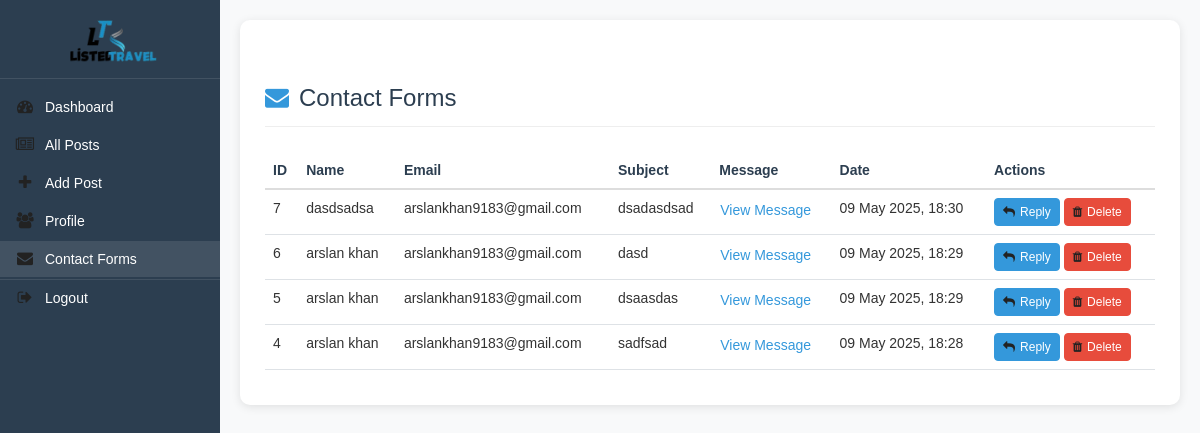
The page /contactforms.php (signed in) on the database its author committed.
### tables this page shows
CREATE TABLE `contacts` (
  `id` int(11) NOT NULL,
  `name` varchar(100) NOT NULL,
  `email` varchar(150) NOT NULL,
  `subject` varchar(200) DEFAULT NULL,
  `message` text DEFAULT NULL,
  `created_at` timestamp NOT NULL DEFAULT current_timestamp()
);

### contactforms.php (the view, shortened to what this page needs)
<?php
include "config.php";
$limit = 10;
$page = isset($_GET['page']) ? $_GET['page'] : 1;
$offset = ($page - 1) * $limit;
$sql = "SELECT * FROM contacts ORDER BY created_at DESC LIMIT {$offset}, {$limit}";
$result = mysqli_query($conn, $sql) or die("Query Failed.");
?>
<!DOCTYPE html>
<html lang="en">
<head>
    <link rel="stylesheet" href="css/bootstrap.min.css" />
    <link rel="stylesheet" href="css/font-awesome.css">
    <link rel="stylesheet" href="css/style.css">
    <link rel="stylesheet" href="https://cdn.jsdelivr.net/npm/sweetalert2@11.7.32/dist/sweetalert2.min.css">
</head>
<body>
<div class="dashboard-container">
    <div class="sidebar">
        <div class="sidebar-header">
            <img src="img/logo.png" alt="Logo" class="logo">
        </div>
        <nav class="sidebar-nav">
            <ul>
                <li>
                    <a href="post.php"><i class="fa fa-dashboard"></i> <span>Dashboard</span></a>
                </li>
                <li>
                    <a href="all-posts.php"><i class="fa fa-newspaper-o"></i> <span>All Posts</span></a>
                </li>
                <li>
                    <a href="add-post.php"><i class="fa fa-plus"></i> <span>Add Post</span></a>
                </li>
                <li>
                    <a href="users.php"><i class="fa fa-users"></i> <span>Profile</span></a>
                </li>
                <li class="active">
                    <a href="contactforms.php"><i class="fa fa-envelope"></i> <span>Contact Forms</span></a>
                </li>
                <li class="logout-item">
                    <a href="logout.php"><i class="fa fa-sign-out"></i> <span>Logout</span></a>
                </li>
            </ul>
        </nav>
    </div>
    <div class="main-content">
        <div class="content-area">
            <div class="page-header">
                <h1><i class="fa fa-envelope"></i> Contact Forms</h1>
            </div>
            <div class="table-responsive">
                <table class="table table-hover">
                    <thead>
                        <tr>
                            <th>ID</th>
                            <th>Name</th>
                            <th>Email</th>
                            <th>Subject</th>
                            <th>Message</th>
                            <th>Date</th>
                            <th>Actions</th>
                        </tr>
                    </thead>
                    <tbody>
                        <?php
                        if(mysqli_num_rows($result) > 0) {
                            while($row = mysqli_fetch_assoc($result)) {
                        ?>
                        <tr>
                            <td><?php echo $row['id']; ?></td>
                            <td><?php echo $row['name']; ?></td>
                            <td><?php echo $row['email']; ?></td>
                            <td><?php echo $row['subject']; ?></td>
                            <td>
                                <button class="btn btn-link view-message"
                                        data-message="<?php echo htmlspecialchars($row['message']); ?>"
                                        data-name="<?php echo htmlspecialchars($row['name']); ?>">
                                    View Message
                                </button>
                            </td>
                            <td><?php echo date('d M Y, H:i', strtotime($row['created_at'])); ?></td>
                            <td>
                                <a href="mailto:<?php echo $row['email']; ?>" class="btn btn-sm btn-primary">
                                    <i class="fa fa-reply"></i> Reply
                                </a>
                                <button class="btn btn-sm btn-danger delete-contact" data-id="<?php echo $row['id']; ?>">
                                    <i class="fa fa-trash"></i> Delete
                                </button>
                            </td>
                        </tr>
                        <?php
                            }
                        } else {
                            echo "<tr><td colspan='7' class='text-center'>No contact forms found</td></tr>";
                        }
                        ?>
                    </tbody>
                </table>
            </div>
        </div>
    </div>
</div>
</body>
</html>

### css/style.css (style rules this page uses)
body { background: #f1f1f1; font-family: sans-serif,arial,Helvetica; }
a, a:hover, a:focus { text-decoration: none; outline: none; }
ul { margin:0; padding:0; list-style:none; }
img.logo { width: 100%; height: auto; display: block; }
i.fa { color:#222; }

### contactforms.php (style rules this page uses)
.dashboard-container { display: flex; min-height: 100vh; background: #f8f9fa; }
.sidebar { width: 220px; background: #2c3e50; color: #fff; position: fixed; height: 100vh; overflow-y: auto; z-index: 1000; transition: all 0.3s ease; }
.sidebar-header { padding: 15px 10px; border-bottom: 1px solid rgba(255,255,255,0.1); position: sticky; top: 0; background: #2c3e50; z-index: 1001; display: flex; justify-content: center; align-items: center; }
.sidebar-header .logo { max-width: 100px; height: auto; display: block; margin: 0 auto; }
.sidebar-nav ul { list-style: none; padding: 0; margin: 10px 0; }
.sidebar-nav li { margin: 2px 0; }
.sidebar-nav a { color: #fff; padding: 8px 15px; display: flex; align-items: center; text-decoration: none; transition: all 0.3s; font-size: 14px; }
.sidebar-nav a i { margin-right: 10px; width: 20px; text-align: center; font-size: 16px; }
.sidebar-nav li.active a, .sidebar-nav a:hover { background: rgba(255,255,255,0.1); }
.logout-item { margin-top: 10px; border-top: 1px solid rgba(255,255,255,0.1); }
.main-content { flex: 1; margin-left: 220px; padding: 20px; transition: all 0.3s ease; }
.content-area { background: #fff; border-radius: 10px; box-shadow: 0 2px 10px rgba(0,0,0,0.1); padding: 25px; }
.page-header { margin-bottom: 25px; padding-bottom: 15px; border-bottom: 1px solid #eee; }
.page-header h1 { font-size: 24px; color: #2c3e50; margin: 0; display: flex; align-items: center; gap: 10px; }
.page-header h1 i { color: #3498db; }
.table { width: 100%; margin-bottom: 1rem; background-color: transparent; }
.table th { font-weight: 600; color: #2c3e50; border-bottom: 2px solid #dee2e6; padding: 12px; }
.table td { padding: 12px; vertical-align: middle; border-bottom: 1px solid #dee2e6; }
.btn { padding: 6px 12px; font-size: 14px; border-radius: 4px; display: inline-flex; align-items: center; gap: 5px; transition: all 0.3s; }
.btn-sm { padding: 4px 8px; font-size: 12px; }
.btn-primary { background: #3498db; border-color: #3498db; color: #fff; }
.btn-danger { background: #e74c3c; border-color: #e74c3c; color: #fff; }
.btn-link { color: #3498db; text-decoration: none; padding: 0; }

### rows shown on the page
contacts: id "7", name "dasdsadsa", email "arslankhan9183@gmail.com", subject "dsadasdsad", created_at "09 May 2025, 18:30"
contacts: id "6", name "arslan khan", email "arslankhan9183@gmail.com", subject "dasd", created_at "09 May 2025, 18:29"
contacts: id "5", name "arslan khan", email "arslankhan9183@gmail.com", subject "dsaasdas", created_at "09 May 2025, 18:29"
contacts: id "4", name "arslan khan", email "arslankhan9183@gmail.com", subject "sadfsad", created_at "09 May 2025, 18:28"
